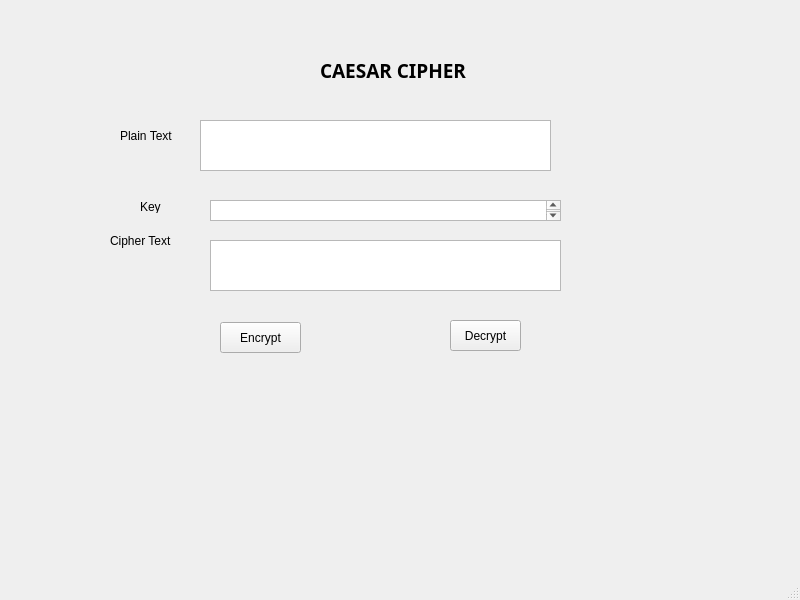
<?xml version="1.0" encoding="UTF-8"?>
<ui version="4.0">
 <class>mainWindow</class>
 <widget class="QMainWindow" name="mainWindow">
  <property name="geometry">
   <rect>
    <x>0</x>
    <y>0</y>
    <width>800</width>
    <height>600</height>
   </rect>
  </property>
  <property name="windowTitle">
   <string>MainWindow</string>
  </property>
  <widget class="QWidget" name="centralwidget">
   <widget class="QPushButton" name="btn_Encrypt">
    <property name="geometry">
     <rect>
      <x>220</x>
      <y>322</y>
      <width>81</width>
      <height>31</height>
     </rect>
    </property>
    <property name="text">
     <string>Encrypt</string>
    </property>
   </widget>
   <widget class="QPushButton" name="btn_Decrypt">
    <property name="geometry">
     <rect>
      <x>450</x>
      <y>320</y>
      <width>71</width>
      <height>31</height>
     </rect>
    </property>
    <property name="text">
     <string>Decrypt</string>
    </property>
   </widget>
   <widget class="QPlainTextEdit" name="plainTextEdit_3">
    <property name="geometry">
     <rect>
      <x>210</x>
      <y>200</y>
      <width>351</width>
      <height>21</height>
     </rect>
    </property>
   </widget>
   <widget class="QLabel" name="label">
    <property name="geometry">
     <rect>
      <x>120</x>
      <y>120</y>
      <width>71</width>
      <height>31</height>
     </rect>
    </property>
    <property name="text">
     <string>Plain Text</string>
    </property>
   </widget>
   <widget class="QLabel" name="label_2">
    <property name="geometry">
     <rect>
      <x>140</x>
      <y>200</y>
      <width>47</width>
      <height>13</height>
     </rect>
    </property>
    <property name="text">
     <string>Key</string>
    </property>
   </widget>
   <widget class="QLabel" name="label_3">
    <property name="geometry">
     <rect>
      <x>110</x>
      <y>230</y>
      <width>81</width>
      <height>21</height>
     </rect>
    </property>
    <property name="text">
     <string>Cipher Text</string>
    </property>
   </widget>
   <widget class="QLabel" name="label_4">
    <property name="geometry">
     <rect>
      <x>320</x>
      <y>50</y>
      <width>151</width>
      <height>41</height>
     </rect>
    </property>
    <property name="font">
     <font>
      <family>Myanmar Text</family>
      <pointsize>14</pointsize>
      <weight>75</weight>
      <bold>true</bold>
     </font>
    </property>
    <property name="layoutDirection">
     <enum>Qt::LeftToRight</enum>
    </property>
    <property name="text">
     <string>CAESAR CIPHER</string>
    </property>
   </widget>
   <widget class="QPlainTextEdit" name="plainTextEdit_4">
    <property name="geometry">
     <rect>
      <x>200</x>
      <y>120</y>
      <width>351</width>
      <height>51</height>
     </rect>
    </property>
   </widget>
   <widget class="QPlainTextEdit" name="plainTextEdit_5">
    <property name="geometry">
     <rect>
      <x>210</x>
      <y>240</y>
      <width>351</width>
      <height>51</height>
     </rect>
    </property>
   </widget>
  </widget>
  <widget class="QMenuBar" name="menubar">
   <property name="geometry">
    <rect>
     <x>0</x>
     <y>0</y>
     <width>800</width>
     <height>21</height>
    </rect>
   </property>
  </widget>
  <widget class="QStatusBar" name="statusbar"/>
 </widget>
 <resources/>
 <connections/>
</ui>
